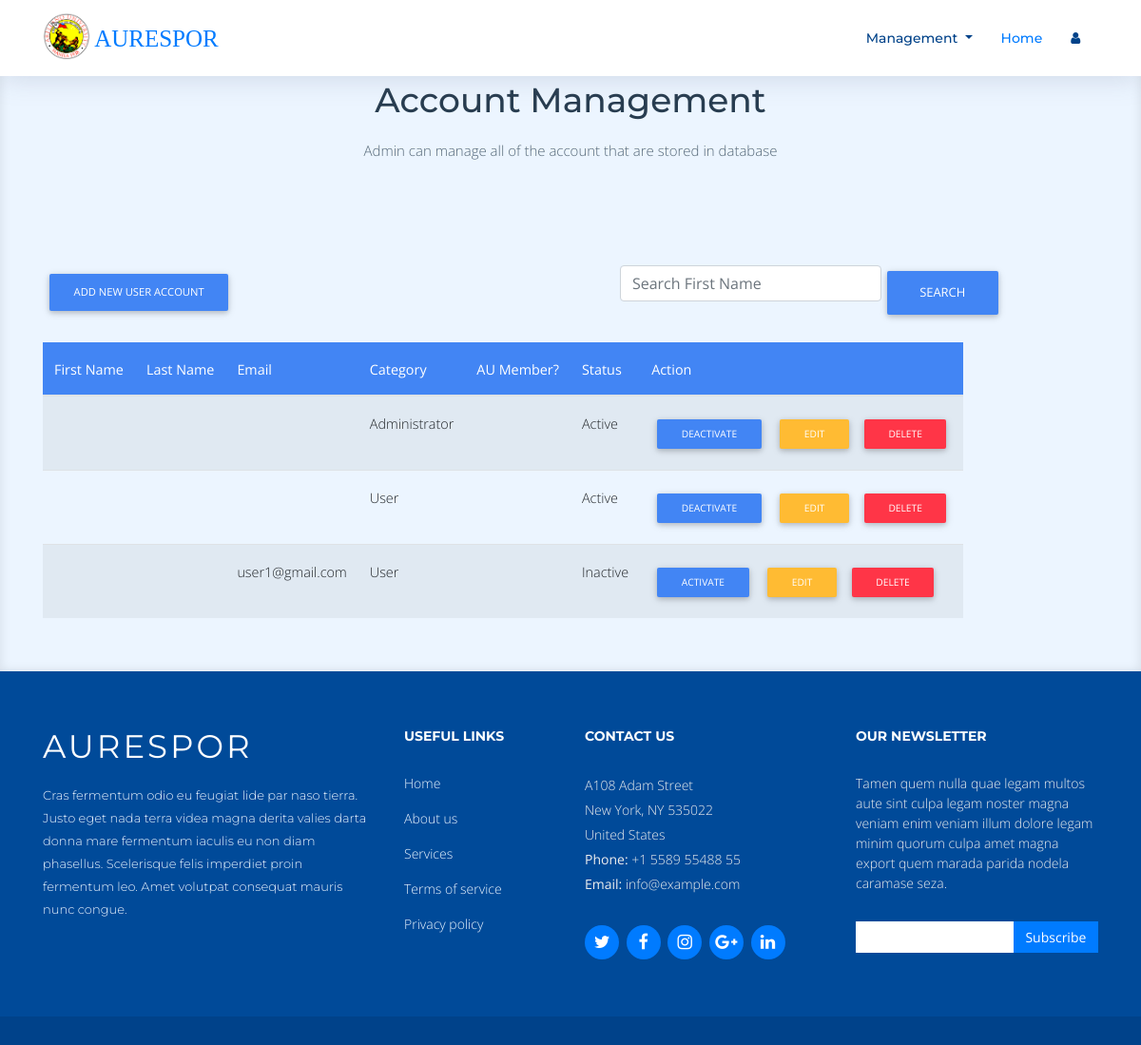
Screenshot of /old/admindashboard.php with the database file from the repository.
### tables this page shows
CREATE TABLE `tblaccount` (
  `id` int(100) NOT NULL,
  `name` varchar(200) NOT NULL,
  `username` varchar(100) NOT NULL,
  `pass` varchar(200) NOT NULL,
  `email` varchar(100) NOT NULL,
  `status` varchar(20) NOT NULL,
  `ucategory` varchar(20) NOT NULL,
  `subcribe` varchar(20) NOT NULL,
  `datesub_start` varchar(20) NOT NULL,
  `datesub_end` varchar(20) NOT NULL
);

### old/admindashboard.php (the view, shortened to what this page needs)
<!DOCTYPE html>
<html lang="en">
<head>
  <link rel="stylesheet" href="https://use.fontawesome.com/releases/v5.11.2/css/all.css">
  <link rel="stylesheet" href="css/bootstrap.min.css">
	<link rel="stylesheet" href="css/mdb.min.css">
  <link href="./resource/lib/font-awesome/css/font-awesome.min.css" rel="stylesheet">
  <link href="./resource/lib/animate/animate.min.css" rel="stylesheet">
  <link href="./resource/lib/ionicons/css/ionicons.min.css" rel="stylesheet">
  <link href="./resource/lib/owlcarousel/assets/owl.carousel.min.css" rel="stylesheet">
  <link href="./resource/lib/lightbox/css/lightbox.min.css" rel="stylesheet">
  <link href="./resource/css/style.css" rel="stylesheet">
  <link href="./resource/css/addons.css" rel="stylesheet">
</head>
<body>
  <header id="header" class="fixed-top">
    <div class="container">
      <div class="logo float-left">
        <a href="#intro" class="scrollto"><img src="img/logo.png" alt="" class="img-fluid">&nbsp;<strong>AURESPOR</strong></a>
      </div>
      <nav class="main-nav float-right d-none d-lg-block" >
        <ul>
              <li class="nav-item dropdown">
                <a class="nav-link dropdown-toggle" href="#" id="navbarDropdown" role="button" data-toggle="dropdown" aria-haspopup="true" aria-expanded="false">
                  Management
                </a>
              </li>
              <li class="nav-item active" >
                <a class="nav-link" href="Journal/journal_dashboard.php">Home <span class="sr-only">(current)</span></a>
              </li>
              <li class="nav-item dropdown" >
              <a class="nav-link " href="#" id="navbarDropdown" role="button" data-toggle="dropdown" aria-haspopup="true" aria-expanded="false">
                <i class="fa fa-user"></i>&nbsp;</a>
              </li>
        </ul>
      </nav>
    </div>
  </header>
<br>
  <main id="main">
    <section id="services" class="section-bg">
      <div class="container">
        <header class="section-header">
          <h3>Account Management</h3>
          <p>Admin can manage all of the account that are stored in database</p>
        </header>
        <div class="row">
<section id="account">
<div class="container pt-5" id="accountdiv">
 <?php include ("./accounts/api/action.php");?>
  <table>
    <tr>
      <td>
      <a type="button" class="btn btn-primary btn-md" data-bs-toggle="modal" data-bs-target="#staticBackdrop">
        Add New User Account</a>
      </td>
      <td>
        <div class="input-group" style="margin: 0 0 0 100%;">
          <input type="search" class="form-control rounded" placeholder="Search First Name" aria-label="Search" style="width: 275px;" >
          <button type="button" class="btn btn-primary" id="accountsearch">Search</button>
        </div>
      </td>
      <td>
      </td>
    </tr>
    <tr><td><h4> </h4></td></tr>
  </table>
      <div class="row">
        <div class="col-xl-12 col-lg-12 col-md-12 col-sm-12 col-12 m-auto d-block">
            <table class="table table-striped" id="firstTable">
                <thead class="bg-primary text-white" id="firstThead">
                    <th> First Name </th>
                    <th> Last Name </th>
                    <th> Email </th>
                    <th> Category </th>
                    <th> AU Member? </th>
                    <th> Status</th>
                    <th colspan="3">Action</th>
                </thead>
                <tbody>
                    <?php
                         $sql = "SELECT * FROM tblaccount";
                         $result = mysqli_query($con, $sql);
                         if(mysqli_num_rows($result) > 0) {
                             $account = mysqli_fetch_all($result,MYSQLI_ASSOC);
                             foreach($account as $user) : ?>
                                <tr id="result">
                                    <td><?php echo $user['fname']; ?> </td>
                                    <td><?php echo $user['lname']; ?> </td>
                                    <td><?php echo $user['email']; ?> </td>
                                    <td><?php echo $user['ucategory']; ?> </td>
                                    <td><?php echo $user['au_member']; ?> </td>
                                    <td><?php echo $user['status']; ?> </td>
                                    <td>
                                        <?php
                                          $status = $user['status'];
                                          if($status == "Active")
                                          {
                                            $stat1="Deactivate";
                                          }
                                          elseif($status =="Inactive")
                                          {
                                            $stat1 = "Activate";
                                          }
                                        ?>
                                            <a href="admindashboard.php?status=<?php echo $user['status']?>&id=<?php echo $user['id']?>"><input type="submit" class="btn btn-primary btn-sm" id="btn_edit1" style="padding: left 10px;" value="<?php echo "$stat1" ?>" >&nbsp;</input></a>
                                          <a href="#editaccount"><input type="submit" class="btn btn-warning btn-sm" id="btn_edit" value="Edit" data-bs-toggle="modal" data-bs-target="#editaccount">
                                          </input></a>
                                          <a href="admindashboard.php?delete=<?php echo $user['id'];?>"><input type="submit" class="btn btn-danger btn-sm" id="btn_delete" value="Delete">
                                          </input></a>
                                    </td>
                                </tr>
                          <?php endforeach;
                         }
                    ?>
                </tbody>
            </table>
        </div>
    </div>
</div>
</section><br><br><br><br>
    </section>
  </main>
  <footer id="footer">
    <div class="footer-top">
      <div class="container">
        <div class="row">
          <div class="col-lg-4 col-md-6 footer-info">
            <h3>AURESPOR</h3>
            <p>Cras fermentum odio eu feugiat lide par naso tierra. Justo eget nada terra videa magna derita valies darta donna mare fermentum iaculis eu non diam phasellus. Scelerisque felis imperdiet proin fermentum leo. Amet volutpat consequat mauris nunc congue.</p>
          </div>
          <div class="col-lg-2 col-md-6 footer-links">
            <h4>Useful Links</h4>
            <ul>
              <li><a href="#">Home</a></li>
              <li><a href="#">About us</a></li>
              <li><a href="#">Services</a></li>
              <li><a href="#">Terms of service</a></li>
              <li><a href="#">Privacy policy</a></li>
            </ul>
          </div>
          <div class="col-lg-3 col-md-6 footer-contact">
            <h4>Contact Us</h4>
            <p>
              A108 Adam Street <br>
              New York, NY 535022<br>
              United States <br>
              <b>Phone:</b> +1 5589 55488 55<br>
              <b>Email:</b> info@example.com<br>
            </p>
            <div class="social-links">
              <a href="#" class="twitter"><i class="fa fa-twitter"></i></a>
              <a href="#" class="facebook"><i class="fa fa-facebook"></i></a>
              <a href="#" class="instagram"><i class="fa fa-instagram"></i></a>
              <a href="#" class="google-plus"><i class="fa fa-google-plus"></i></a>
              <a href="#" class="linkedin"><i class="fa fa-linkedin"></i></a>
            </div>
          </div>
          <div class="col-lg-3 col-md-6 footer-newsletter">
            <h4>Our Newsletter</h4>
            <p>Tamen quem nulla quae legam multos aute sint culpa legam noster magna veniam enim veniam illum dolore legam minim quorum culpa amet magna export quem marada parida nodela caramase seza.</p>
            <form action="" method="post">
              <input type="email" name="email"><input type="submit"  value="Subscribe">
            </form>
          </div>
        </div>
      </div>
    </div>
  </footer>
</body>
</html>

### resource/css/style.css (style rules this page uses)
body { background: #fff; color: #444; font-family: "Open Sans", sans-serif; }
strong { font-family: thwack light; font-size: 25px; }
a { color: #007bff; transition: 0.5s; }
p { padding: 0; margin: 0 0 30px 0; }
h1, h2, h3, h4, h5, h6 { font-family: "Montserrat", sans-serif; font-weight: 400; margin: 0 0 20px 0; padding: 0; }
#header { height: 80px; transition: all 0.5s; z-index: 997; transition: all 0.5s; padding: 20px 0; background: #fff; box-shadow: 0px 0px 30px rgba(127, 137, 161, 0.3); }
#header .logo img { padding: 0; max-height: 50px; position: relative; bottom: 7px; }
.main-nav, .main-nav * { margin: 0; padding: 0; list-style: none; }
.main-nav > ul > li { position: relative; white-space: nowrap; float: left; }
.main-nav a { display: block; position: relative; color: #004289; padding: 10px 15px; transition: 0.3s; font-size: 14px; font-family: "Montserrat", sans-serif; font-weight: 500; }
.main-nav a:hover, .main-nav .active > a, .main-nav li:hover > a { color: #007bff; text-decoration: none; }
.mobile-nav { position: fixed; top: 0; bottom: 0; z-index: 9999; overflow-y: auto; left: -260px; width: 260px; padding-top: 18px; background: rgba(19, 39, 57, 0.8); transition: 0.4s; }
.mobile-nav * { margin: 0; padding: 0; list-style: none; }
.mobile-nav a { display: block; position: relative; color: #fff; padding: 10px 20px; font-weight: 500; }
.mobile-nav a:hover, .mobile-nav .active > a, .mobile-nav li:hover > a { color: #74b5fc; text-decoration: none; }
.section-header h3 { font-size: 36px; color: #283d50; text-align: center; font-weight: 500; position: relative; }
.section-header p { text-align: center; margin: auto; font-size: 15px; padding-bottom: 60px; color: #556877; width: 50%; }
.section-bg { background: #ecf5ff; }
#services { padding: 60px 0 40px 0; box-shadow: inset 0px 0px 12px 0px rgba(0, 0, 0, 0.1); }
#footer { background: #00428a; padding: 0 0 30px 0; color: #eee; font-size: 14px; }
#footer .footer-top { background: #004a99; padding: 60px 0 30px 0; }
#footer .footer-top .footer-info { margin-bottom: 30px; }
#footer .footer-top .footer-info h3 { font-size: 34px; margin: 0 0 20px 0; padding: 2px 0 2px 0; line-height: 1; font-family: "Montserrat", sans-serif; color: #fff; font-weight: 400; letter-spacing: 3px; text-transform: uppercase; }
#footer .footer-top .footer-info p { font-size: 13px; line-height: 24px; margin-bottom: 0; font-family: "Montserrat", sans-serif; color: #ecf5ff; }
#footer .footer-top .social-links a { font-size: 18px; display: inline-block; background: #007bff; color: #fff; line-height: 1; padding: 8px 0; margin-right: 4px; border-radius: 50%; text-align: center; width: 36px; height: 36px; transition: 0.3s; }
#footer .footer-top h4 { font-size: 14px; font-weight: bold; color: #fff; text-transform: uppercase; position: relative; padding-bottom: 10px; }
#footer .footer-top .footer-links { margin-bottom: 30px; }
#footer .footer-top .footer-links ul { list-style: none; padding: 0; margin: 0; }
#footer .footer-top .footer-links ul li { padding: 8px 0; }
#footer .footer-top .footer-links ul li:first-child { padding-top: 0; }
#footer .footer-top .footer-links ul a { color: #ecf5ff; }
#footer .footer-top .footer-contact { margin-bottom: 30px; }
#footer .footer-top .footer-contact p { line-height: 26px; }
#footer .footer-top .footer-newsletter { margin-bottom: 30px; }
#footer .footer-top .footer-newsletter input[type="email"] { border: 0; padding: 6px 8px; width: 65%; }
#footer .footer-top .footer-newsletter input[type="submit"] { background: #007bff; border: 0; width: 35%; padding: 6px 0; text-align: center; color: #fff; transition: 0.3s; cursor: pointer; }

### rows the page displays
tblaccount: ucategory "Administrator", status "Active", status "Deactivate"
tblaccount: ucategory "User", status "Active", status "Deactivate"
tblaccount: email "user1@gmail.com", ucategory "User", status "Inactive", status "Activate"
